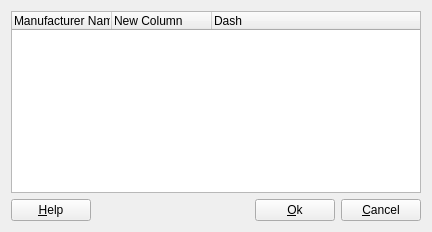
<?xml version="1.0" encoding="UTF-8"?>
<ui version="4.0">
 <class>ManufacturerModelDashDialog</class>
 <widget class="QDialog" name="ManufacturerModelDashDialog">
  <property name="geometry">
   <rect>
    <x>0</x>
    <y>0</y>
    <width>432</width>
    <height>232</height>
   </rect>
  </property>
  <property name="windowTitle">
   <string>Set Manufacturer</string>
  </property>
  <property name="modal">
   <bool>true</bool>
  </property>
  <layout class="QGridLayout">
   <item row="1" column="1">
    <spacer name="Horizontal Spacing2">
     <property name="orientation">
      <enum>Qt::Horizontal</enum>
     </property>
     <property name="sizeType">
      <enum>QSizePolicy::Expanding</enum>
     </property>
     <property name="sizeHint" stdset="0">
      <size>
       <width>228</width>
       <height>20</height>
      </size>
     </property>
    </spacer>
   </item>
   <item row="1" column="0">
    <widget class="QPushButton" name="helpButton_">
     <property name="text">
      <string>&amp;Help</string>
     </property>
     <property name="shortcut">
      <string>Alt+H</string>
     </property>
     <property name="autoDefault">
      <bool>false</bool>
     </property>
    </widget>
   </item>
   <item row="1" column="3">
    <widget class="QPushButton" name="cancelButton_">
     <property name="text">
      <string>&amp;Cancel</string>
     </property>
     <property name="shortcut">
      <string>Alt+C</string>
     </property>
     <property name="autoDefault">
      <bool>false</bool>
     </property>
    </widget>
   </item>
   <item row="1" column="2">
    <widget class="QPushButton" name="okButton_">
     <property name="text">
      <string>&amp;Ok</string>
     </property>
     <property name="shortcut">
      <string>Alt+O</string>
     </property>
     <property name="autoDefault">
      <bool>false</bool>
     </property>
    </widget>
   </item>
   <item row="0" column="0" colspan="4">
    <widget class="QTreeWidget" name="listView_">
     <property name="rootIsDecorated">
      <bool>false</bool>
     </property>
     <column>
      <property name="text">
       <string>Manufacturer Name</string>
      </property>
     </column>
     <column>
      <property name="text">
       <string>New Column</string>
      </property>
     </column>
     <column>
      <property name="text">
       <string>Dash</string>
      </property>
     </column>
    </widget>
   </item>
  </layout>
 </widget>
 <layoutdefault spacing="6" margin="11"/>
 <pixmapfunction>qPixmapFromMimeSource</pixmapfunction>
 <tabstops>
  <tabstop>listView_</tabstop>
  <tabstop>helpButton_</tabstop>
  <tabstop>okButton_</tabstop>
  <tabstop>cancelButton_</tabstop>
 </tabstops>
 <resources/>
 <connections>
  <connection>
   <sender>helpButton_</sender>
   <signal>clicked()</signal>
   <receiver>ManufacturerModelDashDialog</receiver>
   <slot>help()</slot>
   <hints>
    <hint type="sourcelabel">
     <x>20</x>
     <y>20</y>
    </hint>
    <hint type="destinationlabel">
     <x>20</x>
     <y>20</y>
    </hint>
   </hints>
  </connection>
  <connection>
   <sender>cancelButton_</sender>
   <signal>clicked()</signal>
   <receiver>ManufacturerModelDashDialog</receiver>
   <slot>reject()</slot>
   <hints>
    <hint type="sourcelabel">
     <x>20</x>
     <y>20</y>
    </hint>
    <hint type="destinationlabel">
     <x>20</x>
     <y>20</y>
    </hint>
   </hints>
  </connection>
  <connection>
   <sender>okButton_</sender>
   <signal>clicked()</signal>
   <receiver>ManufacturerModelDashDialog</receiver>
   <slot>accept()</slot>
   <hints>
    <hint type="sourcelabel">
     <x>20</x>
     <y>20</y>
    </hint>
    <hint type="destinationlabel">
     <x>20</x>
     <y>20</y>
    </hint>
   </hints>
  </connection>
 </connections>
</ui>
